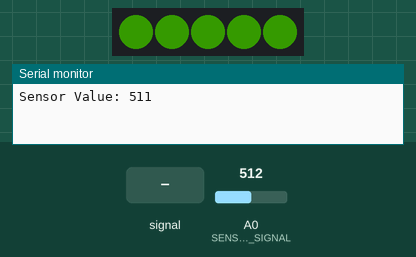
Recording of a program running on a simulated Arduino Micro, built with avr-gcc and run on an emulated ATmega32U4. Shown: 5 RGB LEDs in strip order, left to right, the last lines printed to the serial monitor. Inputs (shaded band) come from the test bench; at power-on: A0 (SENSOR_SIGNAL) = 512. Dim RGB values are drawn brighter than linear.

Above: at 3.9 s.
4.0 s: A0 (SENSOR_SIGNAL) fed a 200 Hz sine of ±460 counts around its level
At 6.0 s:
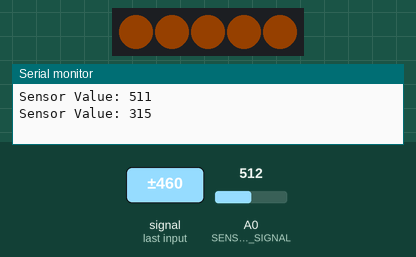
11.0 s: A0 (SENSOR_SIGNAL) fed a 1000 Hz sine of ±255 counts around its level
At 13.8 s:
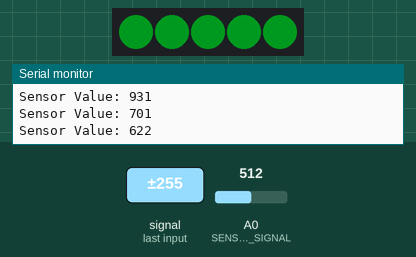
18.0 s: A0 (SENSOR_SIGNAL) fed a 2 Hz sine of ±306 counts around its level
At 20.3 s:
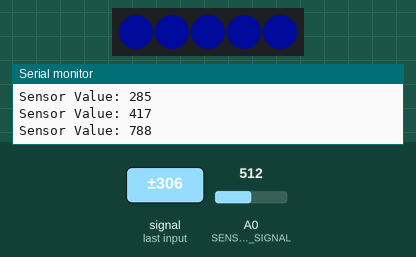
25.0 s: A0 (SENSOR_SIGNAL) set to 490
At 26.9 s:
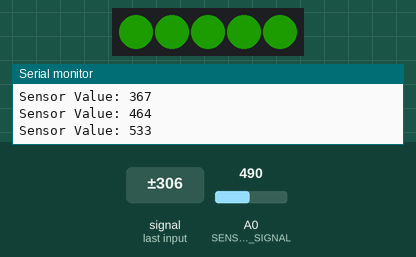
28.4 s: A0 (SENSOR_SIGNAL) fed a 200 Hz sine of ±460 counts around its level
At 29.9 s:
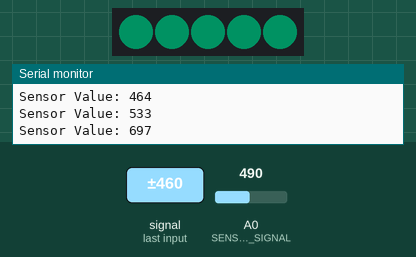
32.4 s: A0 (SENSOR_SIGNAL) set to 510
At 33.5 s:
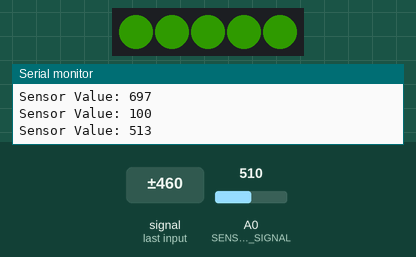
Timing chart, 0 to 35.4 s (numbered marks = the images above; inputs shaded):
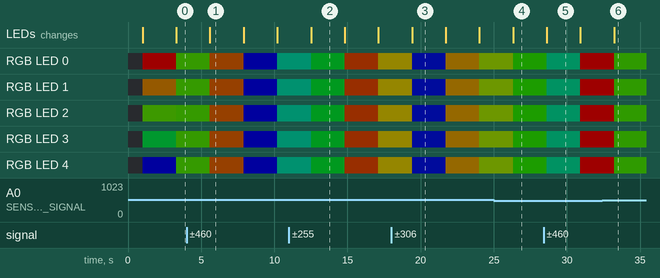

The program:

main.cpp
```cpp
#include <Arduino.h>
#include "FastLED.h"

// LEDs
#define DATA_PIN 2
#define NUM_LEDS 5
#define MAX_CURRENT 500

// Moisture Sensor
#define SENSOR_POWER 10
#define SENSOR_SIGNAL A0

CRGB leds[NUM_LEDS];

void setup() {
  delay(1000);
  Serial.begin(9600);

  pinMode(SENSOR_POWER, OUTPUT);

  FastLED.addLeds<WS2812B, DATA_PIN, GRB>(leds, NUM_LEDS);
  FastLED.setMaxPowerInVoltsAndMilliamps(5,MAX_CURRENT);

  FastLED.setBrightness(30);

  leds[0] = CHSV(0,255,255);
  leds[1] = CHSV(40,255,255);
  leds[2] = CHSV(80,255,255);
  leds[3] = CHSV(120,255,255);
  leds[4] = CHSV(160,255,255);

  FastLED.show();
}

void loop() {
  delay(2000);
  digitalWrite(SENSOR_POWER, HIGH);
  delay(300);
  int sens = analogRead(SENSOR_SIGNAL);
  digitalWrite(SENSOR_POWER, LOW);

  sens = 1023-sens;
  Serial.println("Sensor Value: " + String(sens));
  if (sens<200) sens = 200;
  if (sens>800) sens = 800;

  int color = map(sens,200,800,0,160);
  for(int i=0; i<NUM_LEDS; i++) leds[i] = CHSV(color,255,255);
  FastLED.show();
}
```

Measured:
- after the input at 4.0 s, RGB LED 0–4: RGB(9, 26, 0) → RGB(21, 9, 0) after 1.6 s, → RGB(0, 0, 30) 2.3 s later, → RGB(0, 17, 13) 2.3 s later; the LEDs: change after 1.6 s (image 1)
- after the input at 11.0 s, the LEDs: change after 1.5 s (image 2)
- after the input at 25.0 s, the LEDs: change after 1.3 s (image 4)
- after the input at 28.4 s, RGB LED 0–4: RGB(5, 28, 0) → RGB(0, 18, 12) after 0.22 s, → RGB(30, 0, 0) 2.3 s later; the LEDs: change after 0.22 s (image 5)
- after the input at 32.4 s, the LEDs: change after 0.82 s (image 6)
- what the display in image 1 shows lasts 2.3 s, from 5.6 s to 7.9 s
